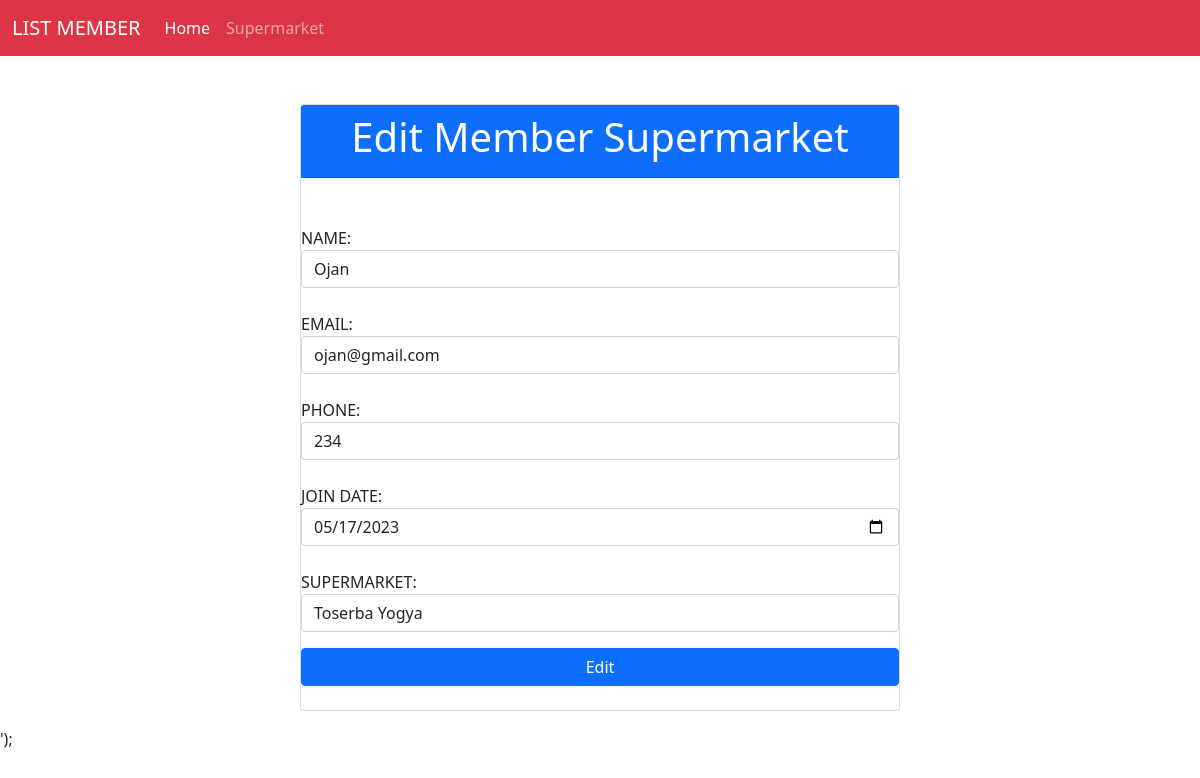
The page /index.php?editForm=13 on the database its author committed.
### tables this page shows
CREATE TABLE `members` (
  `id` int(11) NOT NULL,
  `name` varchar(255) NOT NULL,
  `email` varchar(255) NOT NULL,
  `phone` varchar(255) NOT NULL,
  `join_date` date NOT NULL,
  `id_supermarket` int(11) NOT NULL
);

CREATE TABLE `supermarket` (
  `id_supermarket` int(11) NOT NULL,
  `nama_supermarket` varchar(255) NOT NULL,
  `alamat_supermarket` varchar(255) NOT NULL
);

### controllers/Members.controller.php (called while the page is built, shortened)
<?php
include_once("models/Members.class.php");
include_once("models/Supermarket.class.php");
include_once("views/Members.view.php");
class MembersController
{
    private $members;
    private $supermarket;
    function __construct()
    {
        $this->members = new Members(Conf::$db_host, Conf::$db_user, Conf::$db_pass, Conf::$db_name);
        $this->supermarket = new Supermarket(Conf::$db_host, Conf::$db_user, Conf::$db_pass, Conf::$db_name);
    }
    public function editForm($id)
    {
        $this->members->open();
        $this->supermarket->open();
        $this->members->getMembers();
        $this->supermarket->getSupermarket();
        $data = array();
        while ($row = $this->members->getResult()) {
            array_push($data, $row);
        }
        $dataSupermarket = array();
        while ($row = $this->supermarket->getResult()) {
            array_push($dataSupermarket, $row);
        }
        $view = new MembersView();
        $view->editMember($id, $data, $dataSupermarket);
    }
}

### views/Members.view.php (the view, shortened to what this page needs)
<?php
class MembersView
{
    public function editMember($idMember, $data, $dataSupermarket)
    {
        $dataMember = null;
        $supermarketMember = 0;
        foreach ($data as $val) {
            list($id, $name, $email, $phone, $join_date, $id_supermarket) = $val;
            if ($idMember == $id) {
                $dataMember .=
                    "<input type='hidden' name='id_edit' value='$id' class='form-control'> <br>
                <label> NAME: </label>
                <input type='text' name='name' value='$name' class='form-control'> <br>
                <label> EMAIL: </label>
                <input type='text' name='email' value='$email' class='form-control'> <br>
                <label> PHONE: </label>
                <input type='text' name='phone' value='$phone' class='form-control'> <br>
                 <label> JOIN DATE: </label>
                <input type='date' name='join_date' value='$join_date' class='form-control''> <br>
                <label> SUPERMARKET:</label>
            ";
                $supermarketMember = $id_supermarket;
                break;
            }
        }
        $listSupermarket = null;
        foreach ($dataSupermarket as $val) {
            list($id, $nama) = $val;
            if ($id == $supermarketMember) {
                $listSupermarket .= "<option selected value='" . $id . "'>" . $nama . "</option>";
            } else {
                $listSupermarket .= "<option value='" . $id . "'>" . $nama . "</option>";
            }
        }
    }
}

### models/Template.class.php (shortened to what this page needs)
<?php
class Template
{
    var $content = '';
    function __construct($filename = '')
    {
        $this->content = implode('', @file($filename));
    }
    function clear()
    {
        $this->content = preg_replace("/DATA_[A-Z|_|0-9]+/", "", $this->content);
    }
    function write()
    {
        print $this->content;
    }
    function replace($old = '', $new = '')
    {
        if (is_int($new)) {
            $value = sprintf("%d", $new);
        } elseif (is_float($new)) {
            $value = sprintf("%f", $new);
        } elseif (is_array($new)) {
            $value = '';
            foreach ($new as $item) {
                $value .= $item . ' ';
            }
        } else {
            $value = $new;
        }
        $this->content = preg_replace("/$old/", $value, $this->content);
    }
}

### rows shown on the page
members: name "Ojan", email "ojan@gmail.com", phone "234", join_date "05/17/2023", id_supermarket "Toserba Yogya"
